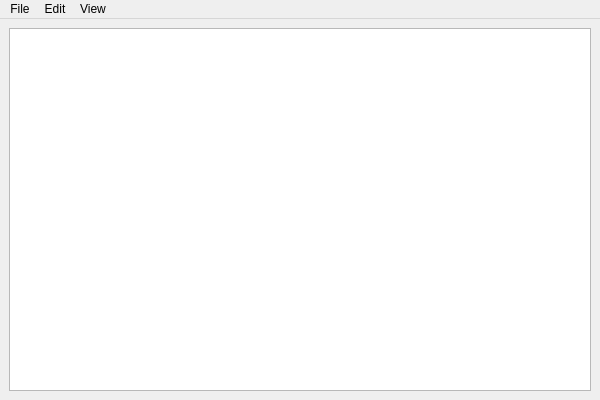
<?xml version="1.0" encoding="UTF-8"?>
<ui version="4.0">
 <class>MainWindow</class>
 <widget class="QMainWindow" name="MainWindow">
  <property name="geometry">
   <rect>
    <x>0</x>
    <y>0</y>
    <width>600</width>
    <height>400</height>
   </rect>
  </property>
  <property name="sizePolicy">
   <sizepolicy hsizetype="Expanding" vsizetype="Expanding">
    <horstretch>0</horstretch>
    <verstretch>0</verstretch>
   </sizepolicy>
  </property>
  <property name="windowTitle">
   <string>MainWindow</string>
  </property>
  <widget class="QWidget" name="centralwidget">
   <layout class="QVBoxLayout" name="verticalLayout_2">
    <item>
     <layout class="QVBoxLayout" name="verticalLayout">
      <item>
       <widget class="QTextEdit" name="textEdit"/>
      </item>
     </layout>
    </item>
   </layout>
  </widget>
  <widget class="QMenuBar" name="menubar">
   <property name="geometry">
    <rect>
     <x>0</x>
     <y>0</y>
     <width>600</width>
     <height>21</height>
    </rect>
   </property>
   <widget class="QMenu" name="menuFile">
    <property name="title">
     <string>File</string>
    </property>
    <addaction name="actionNew"/>
    <addaction name="actionOpen_File"/>
    <addaction name="actionSave"/>
    <addaction name="actionSave_As"/>
    <addaction name="actionPrint"/>
    <addaction name="actionExit"/>
   </widget>
   <widget class="QMenu" name="menuEdit">
    <property name="title">
     <string>Edit</string>
    </property>
    <addaction name="actionUndo"/>
    <addaction name="actionRedo"/>
    <addaction name="actionCut"/>
    <addaction name="actionCopy"/>
    <addaction name="actionPaste"/>
    <addaction name="actionSelect_All"/>
   </widget>
   <widget class="QMenu" name="menuView">
    <property name="title">
     <string>View</string>
    </property>
    <widget class="QMenu" name="menuTheme">
     <property name="title">
      <string>Theme</string>
     </property>
     <addaction name="actionLight"/>
     <addaction name="actionDark"/>
    </widget>
    <addaction name="menuTheme"/>
   </widget>
   <addaction name="menuFile"/>
   <addaction name="menuEdit"/>
   <addaction name="menuView"/>
  </widget>
  <action name="actionNew">
   <property name="text">
    <string>New Document</string>
   </property>
  </action>
  <action name="actionOpen_File">
   <property name="text">
    <string>Open File</string>
   </property>
  </action>
  <action name="actionSave">
   <property name="text">
    <string>Save</string>
   </property>
  </action>
  <action name="actionSave_As">
   <property name="text">
    <string>Save As</string>
   </property>
  </action>
  <action name="actionExit">
   <property name="text">
    <string>Exit</string>
   </property>
  </action>
  <action name="actionUndo">
   <property name="text">
    <string>Undo</string>
   </property>
  </action>
  <action name="actionRedo">
   <property name="text">
    <string>Redo</string>
   </property>
  </action>
  <action name="actionCut">
   <property name="text">
    <string>Cut</string>
   </property>
  </action>
  <action name="actionCopy">
   <property name="text">
    <string>Copy</string>
   </property>
  </action>
  <action name="actionPaste">
   <property name="text">
    <string>Paste</string>
   </property>
  </action>
  <action name="actionSelect_All">
   <property name="text">
    <string>Select All</string>
   </property>
  </action>
  <action name="actionLight">
   <property name="text">
    <string>Light</string>
   </property>
  </action>
  <action name="actionDark">
   <property name="text">
    <string>Dark</string>
   </property>
  </action>
  <action name="actionPrint">
   <property name="text">
    <string>Print</string>
   </property>
  </action>
 </widget>
 <resources/>
 <connections/>
</ui>
